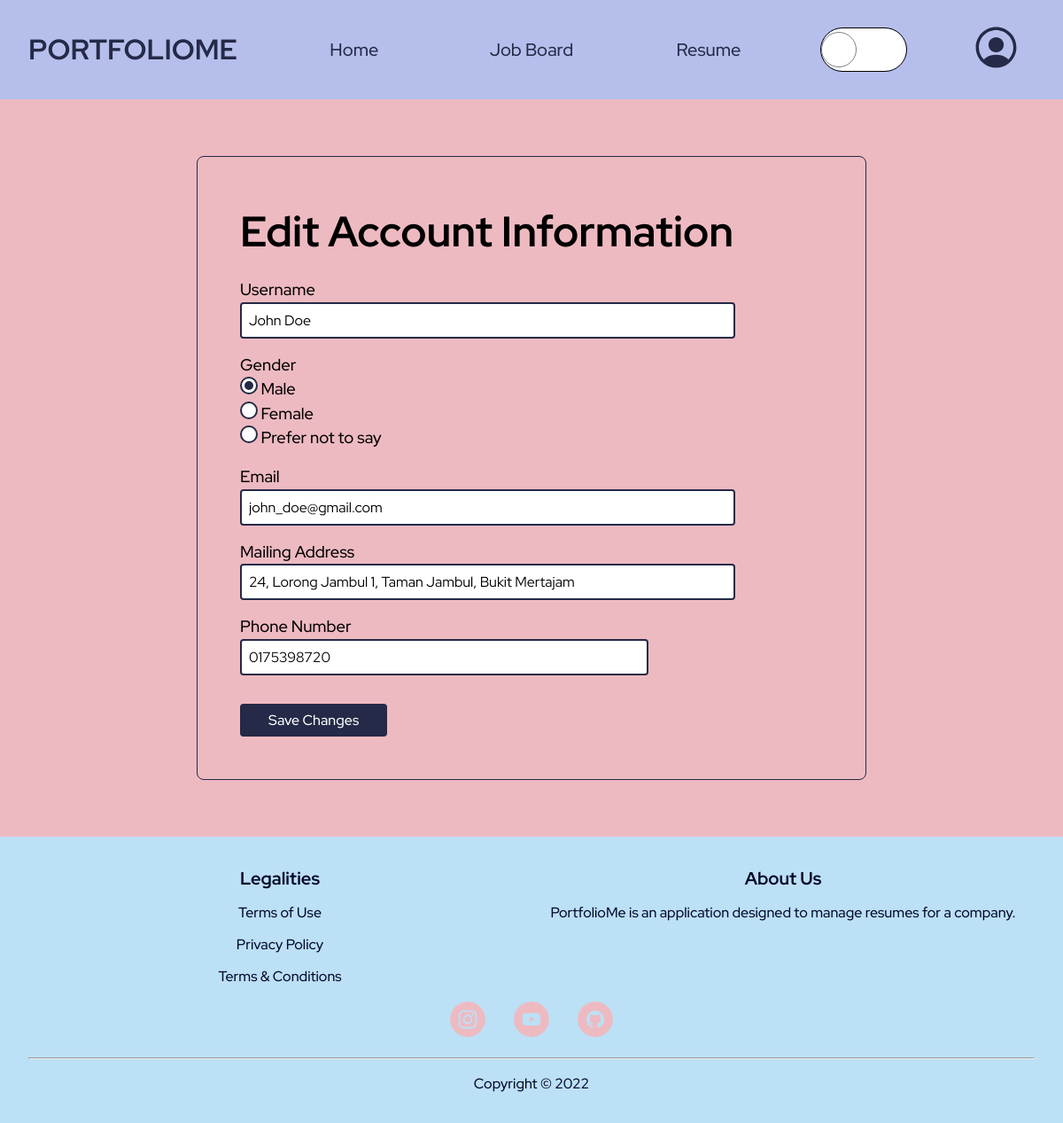
/edit_profile (signed in), run on an earlier commit of the app's database.
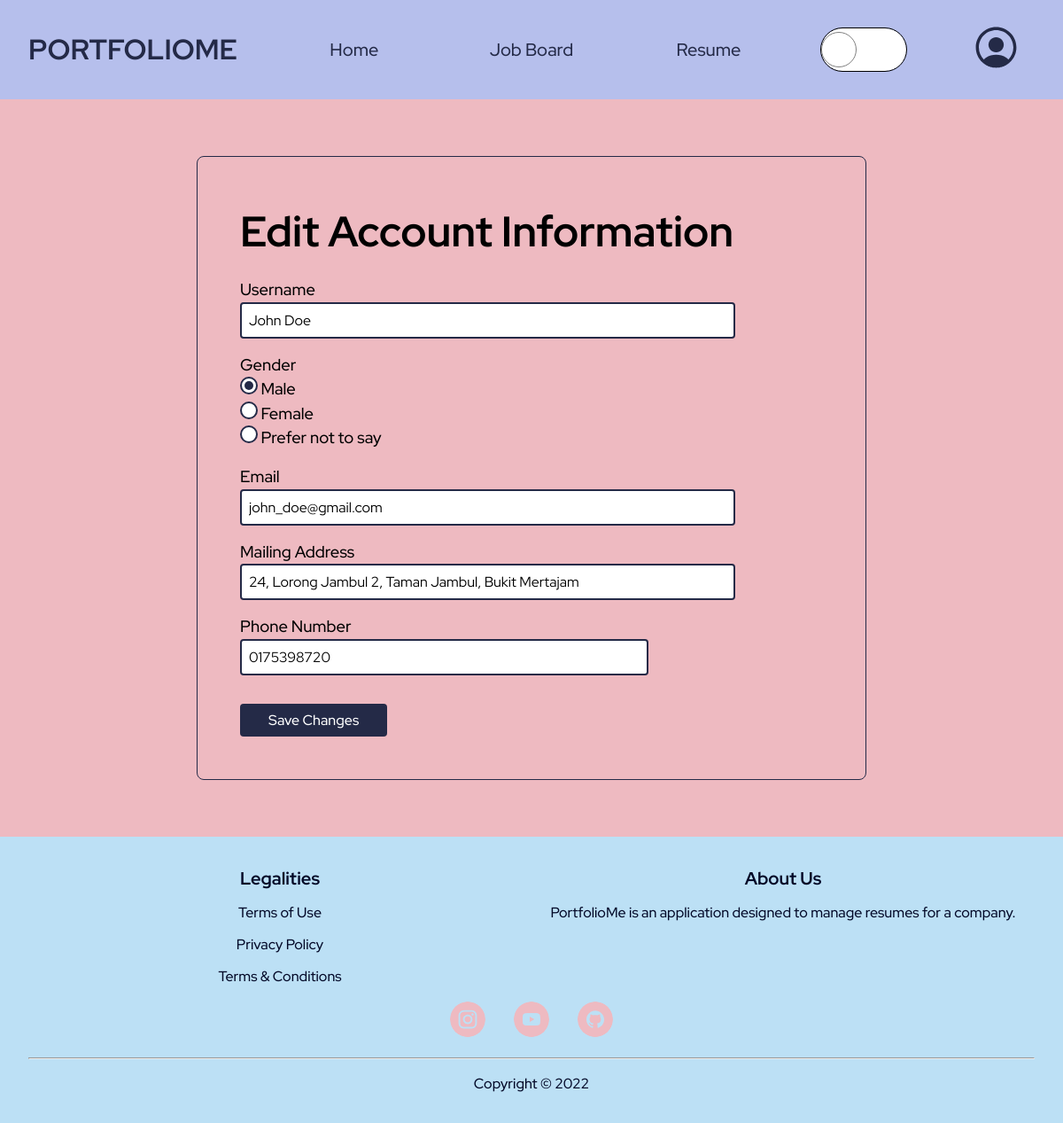
And on a later commit of the database.
### PortfolioMe/models.py (models this page shows, shortened)
class Applicant(db.Model, UserMixin):
    __tablename__ = 'applicant'
    id = db.Column(db.Integer, primary_key=True)
    username = db.Column(db.String(50), unique=True, nullable=False)
    ic = db.Column(db.String(12), unique=True, nullable=False)
    mailing_address = db.Column(db.String(100), unique=False, nullable=False)
    password = db.Column(db.String(60), unique=False, nullable=False)
    gender = db.Column(db.String(20), unique=False, nullable=False)
    email = db.Column(db.String(50), unique=True, nullable=False)
    phone_number = db.Column(db.String(20), unique=False, nullable=False)
    resumes_owned = db.relationship(
        'Resume', backref='associated_applicant', uselist=True)

### PortfolioMe/client/routes.py (the view)
@client.route("/edit_profile", methods=["GET", "POST"])
@login_required
def edit_profile():
    form = EditProfileForm()
    if form.validate_on_submit():
        current_user.username = form.username.data
        current_user.email = form.email.data
        current_user.mailing_address = form.mailing_address.data
        current_user.phone_number = form.phone_number.data
        current_user.gender = form.gender.data
        db.session.commit()
        flash(f"Profile updated successfully.", "success")
        return redirect(url_for("client.edit_profile"))
    elif request.method == "GET":
        form.username.data = current_user.username
        form.email.data = current_user.email
        form.mailing_address.data = current_user.mailing_address
        form.phone_number.data = current_user.phone_number
        form.gender.data = current_user.gender
    return render_template("client/edit_profile.html", form=form)

### PortfolioMe/client/forms.py (shortened to what this page needs)
class EditProfileForm(FlaskForm):
    username = StringField('Username', validators=[
        DataRequired(), Length(min=3, max=20)])
    email = StringField('Email', validators=[DataRequired(), Email()])
    mailing_address = StringField(
        'Mailing Address', validators=[DataRequired()])
    phone_number = TelField('Phone Number', validators=[
        DataRequired(), Length(min=8, max=11, message="Follows Malaysian phone number format."), Regexp(r"(01)[0-9]{1}[0-9]{6,8}", message="Phone number is 9 to 11 characters without dash.")])
    radio = ["Male", "Female", "Prefer not to say"]
    gender = RadioField('Gender', validators=[DataRequired()], choices=radio)
    submit = SubmitField('Save Changes')

### PortfolioMe/models.py (called while the page is built)
@login_manager.user_loader
def load_user(user_id):
    return Applicant.query.get(int(user_id))

### PortfolioMe/templates/client/edit_profile.html (shortened to what this page needs)
{% extends "layout/base.html" %}  {% block css %}<link
    rel="stylesheet"
    href="{{ url_for('static', filename='css/client/edit_profile.css') }}"
/>
{% endblock %} {% block content %}
<main class="edit-profile-container">
    <section class="account-info">
        <h1>Edit Account Information</h1>
        <form method="POST" class="form-container" novalidate>
            <div>
                {{ form.username.label }} {% if form.username.errors %} {{
                form.username(placeholder='New username') }}
                <p class="error-msg">
                    {% for error in form.username.errors %} {{ error }} {%
                    endfor %}
                </p>
                {% else %} {{ form.username(placeholder='New username') }} {%
                endif %}
            </div>
            <div>
                {{ form.gender.label }}
                <span
                    >{% if form.gender.errors %} {{ form.gender }}
                    <p class="error-msg">
                        {% for error in form.gender.errors %} {{ error }} {%
                        endfor %}
                    </p>
                    {% else %} {{ form.gender }} {% endif %}
                </span>
            </div>
            <div>
                {{ form.email.label }} {% if form.email.errors %} {{
                form.email(placeholder='New email') }}
                <p class="error-msg">
                    {% for error in form.email.errors %} {{ error }} {% endfor
                    %}
                </p>
                {% else %} {{ form.email(placeholder='New email')}} {% endif %}
            </div>
            <div>
                {{ form.mailing_address.label }} {% if
                form.mailing_address.errors %} {{
                form.mailing_address(placeholder='New mailing address') }}
                <p class="error-msg">
                    {% for error in form.mailing_address.errors %} {{ error }}
                    {% endfor %}
                </p>
                {% else %} {{ form.mailing_address(placeholder='New mailing
                address')}} {% endif %}
            </div>
            <div>
                {{ form.phone_number.label }} {% if form.phone_number.errors %}
                {{ form.phone_number(placeholder='New phone number') }}
                <p class="error-msg">
                    {% for error in form.phone_number.errors %} {{ error }} {%
                    endfor %}
                </p>
                {% else %} {{ form.phone_number(placeholder='New phone number')}} {% endif %}
            </div>
            <div>{{ form.submit }}</div>
        </form>
    </section>
</main>
{% endblock %} {% block javascript %}{% endblock %}

### PortfolioMe/templates/layout/base.html (shortened to what this page needs)
<!DOCTYPE html>
<html lang="en">
    <head>
        <link
            rel="stylesheet"
            href="{{ url_for('static', filename='css/layout/base.css') }}"
        />
        <link
            rel="stylesheet"
            href="{{ url_for('static', filename='css/layout/reset.css') }}"
        />
        {% block css %} {% endblock %}
    </head>
    <body>
        <header>
            <div class="logo">
                <a href="{{ url_for('main.home') }}">PortfolioMe</a>
            </div>
            <nav class="navigation-bar">
                <ul>
                    {% if current_user.is_authenticated %}
                    <li>
                        <a href="{{ url_for('main.home') }}">Home</a>
                    </li>
                    <li>
                        <a href="{{ url_for('client.job_board') }}"
                            >Job Board</a
                        >
                    </li>
                    <li>
                        <a href="{{ url_for('client.resume_list') }}">Resume</a>
                    </li>
                    {% endif %}
                </ul>
            </nav>
            <div class="toggle-dark-light-mode">
            </div>
            {% if current_user.is_authenticated %}
            <div class="profile-container">
                <button id="profile">
                </button>
            </div>
            {% else %}
            <div class="authentication-box">
                <a href="{{ url_for('auth.login') }}" class="login-btn"
                    >Login</a
                >
            </div>
            {% endif %}
        </header>
        {% block content %} {% endblock %}
        <footer>
            <div class="legalities">
                <h4>Legalities</h4>
                <a href="#">Terms of Use</a>
                <a href="#">Privacy Policy</a>
                <a href="#">Terms &amp; Conditions</a>
            </div>
            <div class="about-us">
                <h4>About Us</h4>
                <p>
                    PortfolioMe is an application designed to manage resumes for
                    a company.
                </p>
            </div>
            <div class="icons">
                <a href="#"
                    >
                </a>
                <a href="#"
                    >
                </a>
                <a href="#"
                    >
                </a>
            </div>
            <hr />
            <div class="copyright">Copyright &copy; 2022</div>
        </footer>
    </body>
</html>

### PortfolioMe/static/css/layout/base.css (style rules this page uses)
body { display: grid; grid-template-rows: auto 1fr auto; }
header { background-color: hsl(var(--light-blue)); display: grid; grid-template-columns: 1fr 4fr 1fr 1fr; }
.logo { padding: 2em; }
.logo > a { font-size: 2rem; text-transform: uppercase; color: hsl(var(--dark-blue)); font-weight: 700; }
.navigation-bar > ul { display: flex; justify-content: space-around; align-items: center; height: 100%; list-style: none; }
.navigation-bar li { position: relative; width: 100%; height: 100%; }
.navigation-bar li::after { content: ''; display: block; height: 3px; width: 0; background-color: hsl(var(--dark-blue)); position: absolute; bottom: 0; transition: width 200ms ease-in-out; }
.navigation-bar a { font-size: 1.25rem; color: hsl(var(--dark-blue)); font-weight: 500; width: 100%; height: 100%; display: flex; justify-content: center; align-items: center; }
.toggle-dark-light-mode { display: flex; justify-content: center; align-items: center; }
.toggle-dark-light-mode { user-select: none; }
.profile-container { display: grid; place-items: center; }
.profile-container > button { border-radius: 100%; outline: none; background-color: transparent; border: none; cursor: pointer; position: relative; }
input[type='text'], input[type='password'], input[type='email'], input[type='file'], input[type='tel'] { display: block; padding: 0.5rem; border-radius: 0.25rem; }
input[type='submit'], input[type='button'] { cursor: pointer; padding-inline: 2rem; padding-block: 0.5rem; border-radius: 0.25rem; border: none; font-weight: 500; }
footer { display: grid; grid-template-columns: repeat(2, 1fr); grid-template-areas: 'Legalities AboutUs' 'Icons Icons' 'Lining Lining' 'Copyright Copyright'; row-gap: 1rem; background-color: hsl(var(--sky-blue)); color: hsl(var(--pure-white)); padding: 2rem; }
footer .legalities, footer .about-us { display: flex; flex-direction: column; align-items: center; row-gap: 0.75rem; }
.legalities { grid-area: Legalities; }
.about-us { grid-area: AboutUs; }
.legalities h4, .about-us h4 { font-size: 1.25rem; }
.legalities h4, .about-us h4, .legalities a, .about-us p, .copyright { color: hsl(var(--blue-shade)); }
footer .icons, footer .copyright { display: flex; justify-content: center; column-gap: 2rem; }
.icons { grid-area: Icons; }
.icons svg { border-radius: 100%; }
.copyright { grid-area: Copyright; }
footer hr { grid-area: Lining; }

### PortfolioMe/static/css/client/edit_profile.css (style rules this page uses)
body { font-weight: 500; z-index: 0; }
main.edit-profile-container { padding-block: 4rem; padding-inline: 12rem; background-color: hsl(var(--pink)); }
section.account-info { margin-inline: auto; width: 75%; padding: 3rem; border-radius: 0.5rem; border: 1px solid hsl(var(--dark-blue)); }
.account-info h1 { font-size: 3rem; margin-bottom: 1rem; }
.form-container { margin-top: 1rem; display: flex; flex-direction: column; row-gap: 1rem; }
input[type='text'], input[type='password'], input[type='email'], input[type='tel'] { border: 2px solid hsl(var(--dark-blue)); width: 70%; }
input[type='submit'] { background-color: hsl(var(--dark-blue)); color: hsl(var(--pure-white)); margin-top: 1rem; }
.form-container label { font-size: 1.15rem; }
.form-container span ul { list-style: none; display: flex; column-gap: 1rem; padding-inline-start: 0; }
.form-container span input { appearance: none; position: relative; width: 20px; height: 20px; border-radius: 50%; border: 2px solid hsl(var(--dark-blue)); background-color: hsl(var(--pure-white)); }
.form-container span input:checked::before { content: ''; position: absolute; width: 10px; height: 10px; top: 50%; left: 50%; transform: translate(-50%, -50%); border-radius: 50%; background-color: hsl(var(--dark-blue)); }
@media screen and (max-width: 1200px) { main.edit-profile-container { padding-inline: 6rem; } }
@media screen and (max-width: 1200px) { input[type='text'], input[type='password'], input[type='email'] { width: 85%; } }
@media screen and (max-width: 1200px) { .form-container span ul { flex-direction: column; } }

What changed in the data, as far as the page shows it:
changed Applicant "John Doe": mailing_address "24, Lorong Jambul 1, Taman Jambul, Bukit Mertajam" → "24, Lorong Jambul 2, Taman Jambul, Bukit Mertajam"
